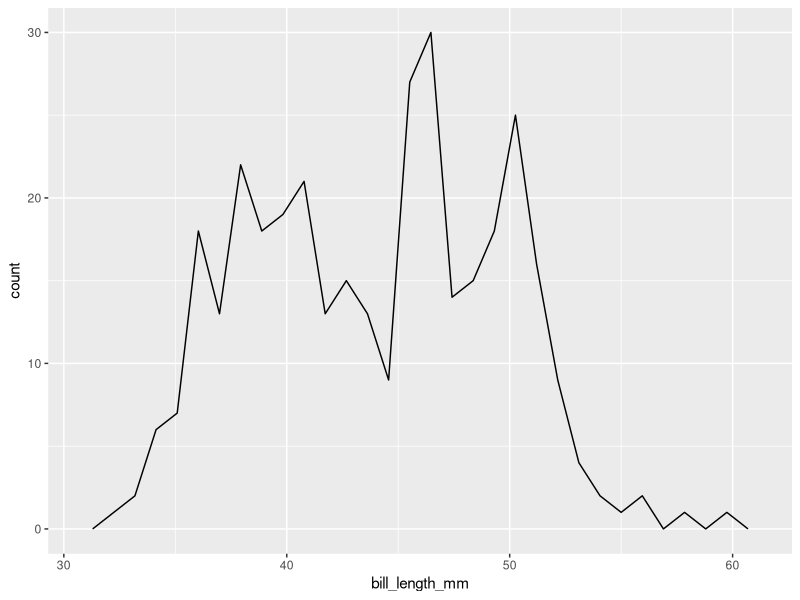
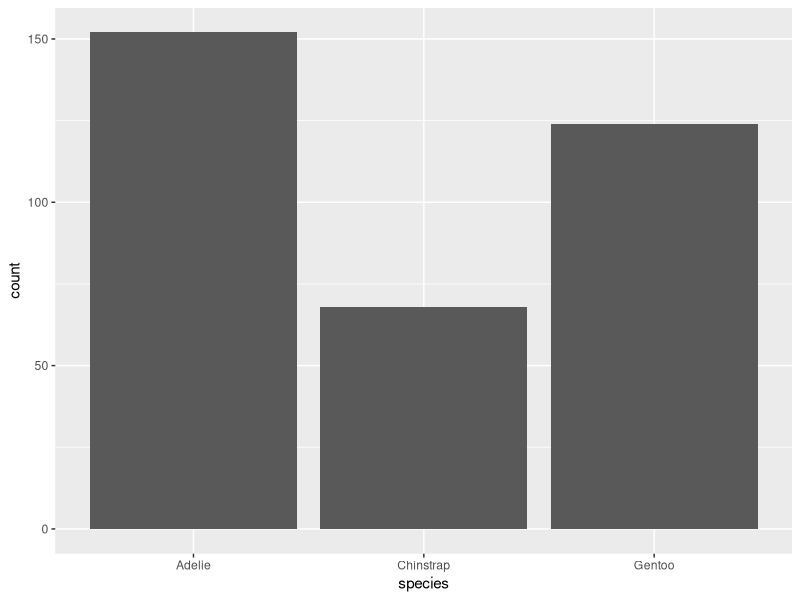
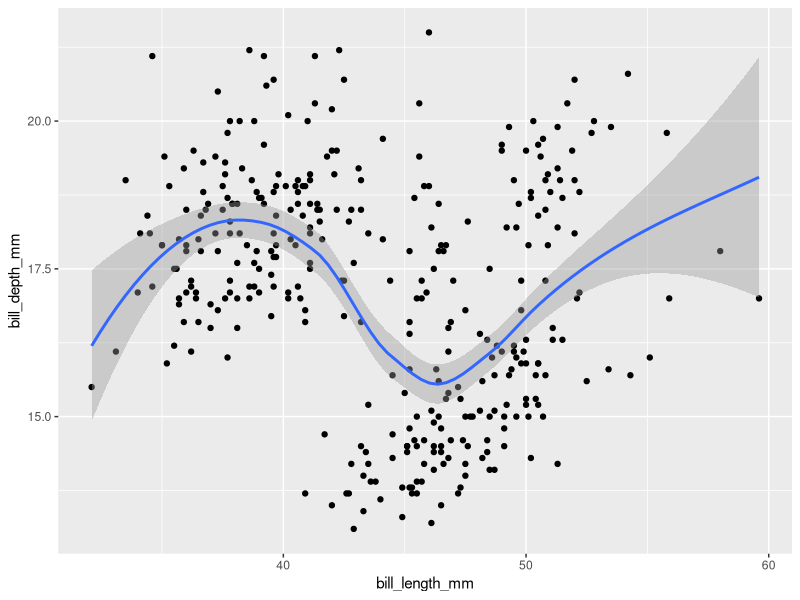
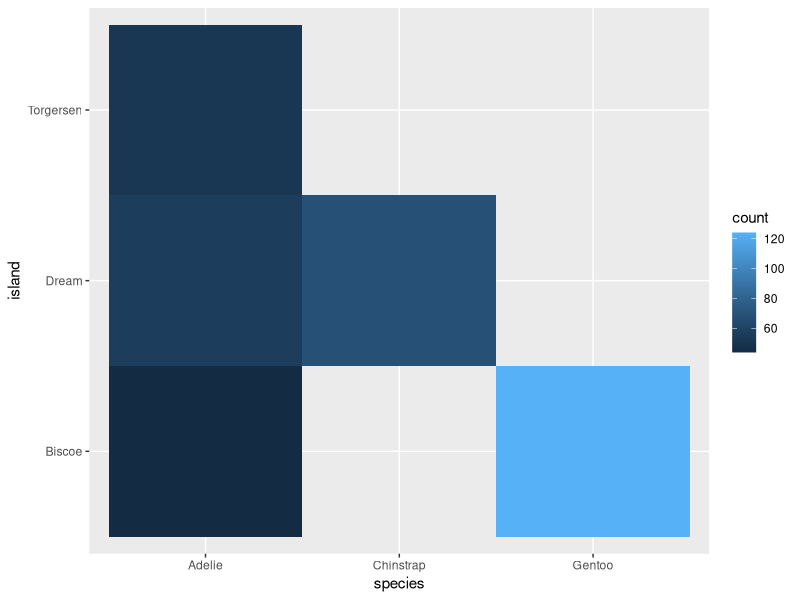
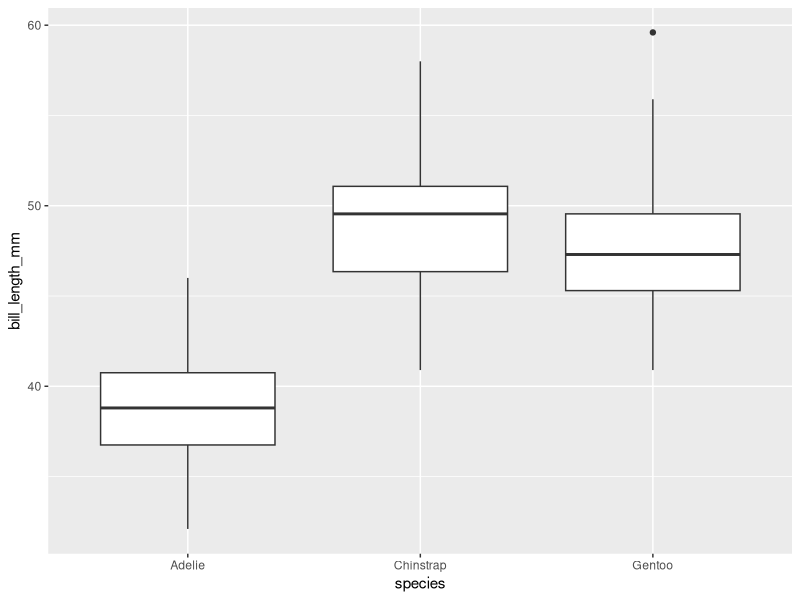
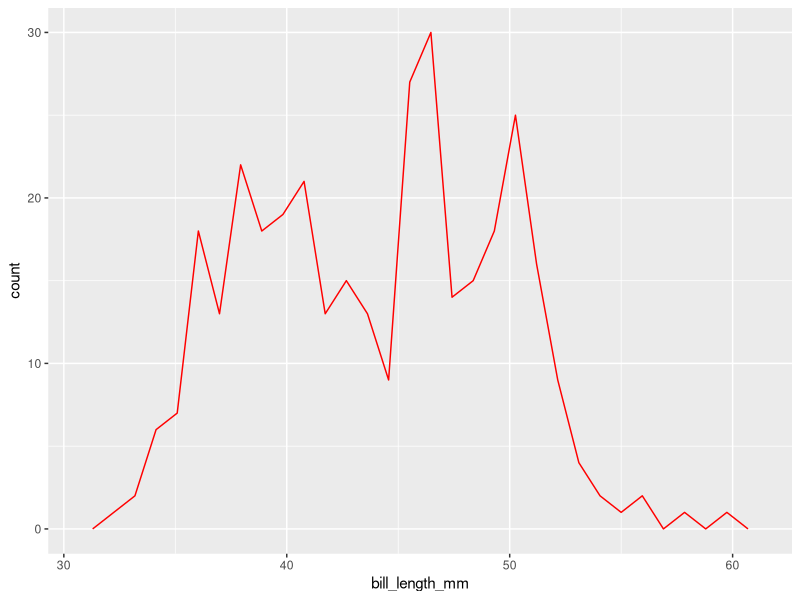
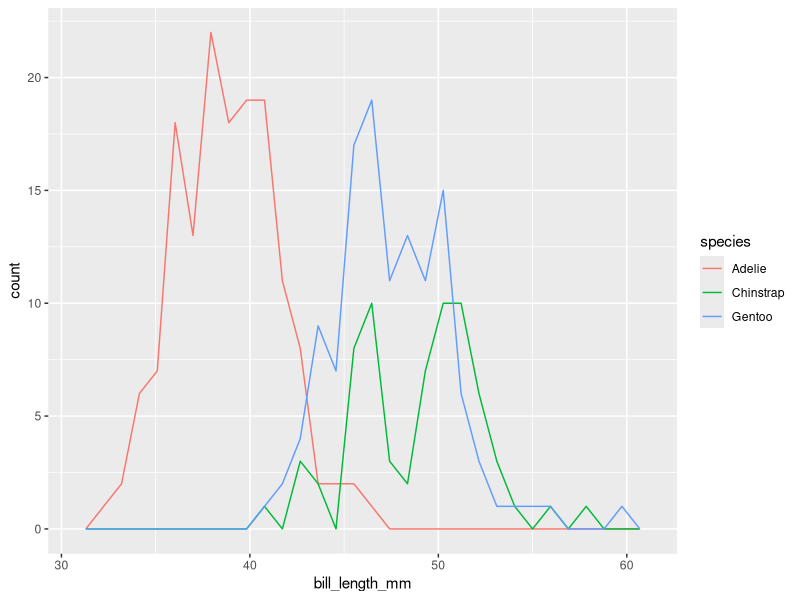
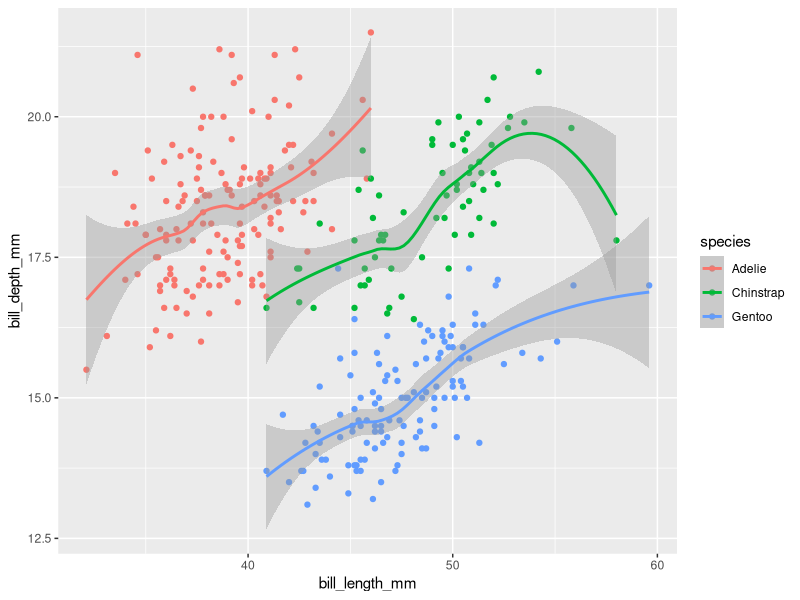

Recreate these plots in R, in order.
## ---- chunk 1
knitr::opts_chunk$set(echo = TRUE)
## ---- chunk 2
## install.packages("palmerpenguins")
library(palmerpenguins)
library(tidyverse)
penguins
## ---- chunk 3
## single quantitative frequency plot
ggplot(data = penguins, aes(x = bill_length_mm)) +
  geom_freqpoly() 
## single categorical barplot
ggplot(data = penguins, aes(x = species)) +
  geom_bar()
## two quant scatterplot
ggplot(data = penguins, aes(x = bill_length_mm, y = bill_depth_mm)) +
  geom_point() +
  geom_smooth()
## two cat heatmap
ggplot(data = penguins, aes(x = species, y = island)) +
  geom_bin_2d()
## ---- chunk 4
##1
ggplot(data = penguins, aes(x = species, y = bill_length_mm)) +
  geom_boxplot()
##2a
ggplot(data = penguins, aes(x = bill_length_mm)) +
  geom_freqpoly(colour = "red") 
##2b
ggplot(data = penguins, aes(x = bill_length_mm)) +
  geom_freqpoly(aes(colour = species)) 
##3
ggplot(data = penguins, aes(x = bill_length_mm, y = bill_depth_mm, colour = species)) +
  geom_point() +
  geom_smooth()
##4a
ggplot(data = penguins, aes(x = bill_length_mm, y = bill_depth_mm)) +
  geom_point(aes(colour = species)) +
  geom_smooth()
#4b
ggplot(data = penguins, aes(x = bill_length_mm, y = bill_depth_mm)) +
  geom_point() +
  geom_smooth(aes(colour = species))
## ---- chunk 5
### stacked vertically facet graph
ggplot(data = penguins, aes(x = bill_length_mm)) +
  geom_histogram(colour = "black", fill = "white") +
  facet_wrap(~ species, ncol = 1)
ggplot(data = penguins, aes(x = bill_length_mm, y = bill_depth_mm)) +
  geom_point() +
  geom_smooth() +
  facet_wrap(~ species)
## ---- chunk 6
ggplot(data = penguins, aes(x = species)) +
  geom_bar(stat = "count") ## don't need stat = "count" because it's the default.

penguinscount <- penguins %>% group_by(species) %>%
  summarise(ncount = n())

ggplot(data = penguinscount, aes(x = species, y = ncount)) +
  geom_bar(stat = "identity") ## identity means no position adjustment, so it helps when you want to add a y aesthetic

ggplot(data = penguins, aes(x = species, fill = sex)) +
  geom_bar(position = "stack") + ## don't need "stacked" because it's default
  scale_fill_viridis_d()

penguins_nomiss <- penguins %>% filter(is.na(sex))
penguinscount <- penguins_nomiss %>% group_by(species) %>%
  summarise(ncount = n())

ggplot(data = penguins_nomiss, aes(x = species, fill = sex)) +
  geom_bar(position = "dodge") + ## changes position so it's a side by side barplot
  scale_fill_viridis_d()

ggplot(data = penguins, aes(x = bill_depth_mm, y = bill_length_mm)) +
  geom_point(stat = "identity", position = "identity") +
  facet_null() + ##default
  coord_cartesian() ##default
###all of the aesthetic mapping etc in this particular graph are default


ggplot(data = penguins, aes(x = species)) +
  geom_bar() +
  coord_polar() 
ggplot(data = penguins, aes(x = species)) + 
  geom_bar() +
  coord_flip()
## ---- chunk 7
## a very ugly plot
ggplot(data = penguins, aes(x = bill_length_mm, y = bill_depth_mm,
                            colour = species)) +
  geom_point() +
  geom_smooth() +
  theme(plot.background = element_rect(fill = "darkred"),
        legend.background = element_rect(fill = "orange"),
        axis.ticks.length.x = unit(1.1, "cm"),
        legend.margin = unit(2, "cm"),
        legend.key = element_rect(fill = "darkorange3", colour = "blue")) +
  scale_colour_manual(values = c("yellow", "green", "purple"))
## ---- chunk 8
library(tidyverse)
category <- rep(c("Group 1", "Group 2", "Group 3", "Group 4", "Group 5"), 7)
time <- rep(c(2000, 2001, 2002, 2003, 2004, 2005, 2006), each = 5) 
response <- rpois(length(category), 30)
df <- tibble(category, time, response)
ggplot(data = df, aes(x = time, y = response)) +
  geom_col(aes(fill = category)) +
  labs(y = "count") +
  scale_fill_viridis_d()

ggplot(data = df, aes(x = time, y = response)) +
  geom_line(aes(colour = category)) +
  labs(y = "count") +
  scale_colour_viridis_d()
